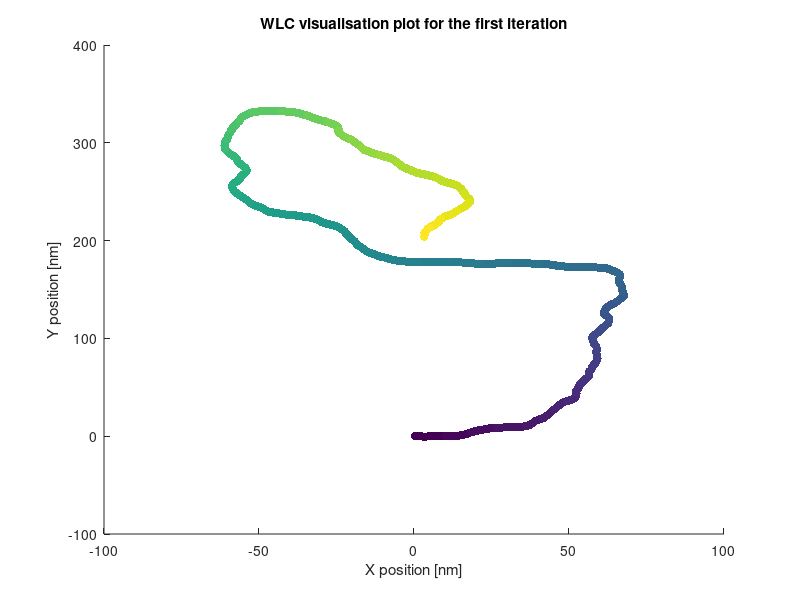
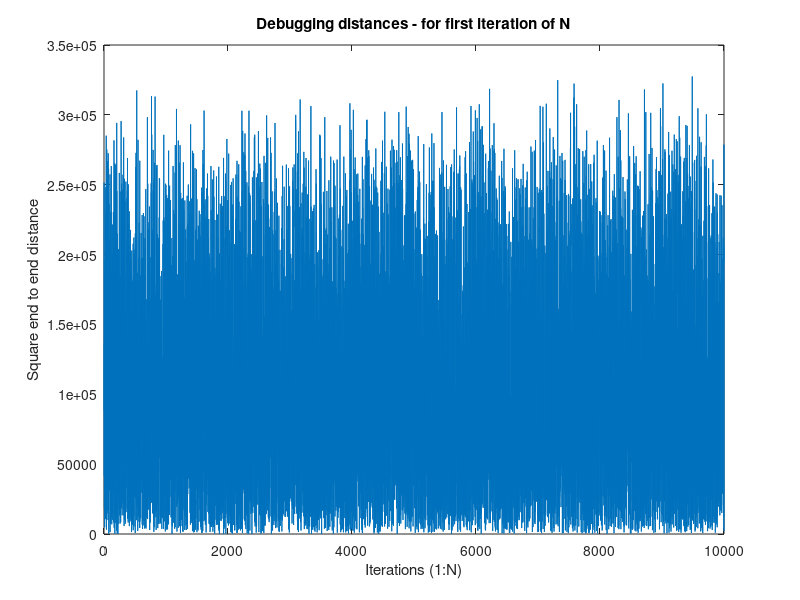

Here is the MATLAB script that generated these plots, in order: (Note: this script raises an error after producing the figures.)
%% Computational Science Final Project: Worm-Like Chain
% Task 1
% Authors: Maarten Joosten & Nemo Andrea
% IDs: xxxxxxx & 4473035
% Date of Creation: 20-06-2017
% github: https://github.com/MJoosten/Computational-Science

%% Task 1 -----------------------------------------------------------------

%prepping
clear all
close all
format compact

%% Start

enable_plots=true; %do you wish to plot the WLC? %debugging
N=10000; %Iterations of Polymer/chain (DNA) generation (default:100)
K=2000; % Number of segments of chain (base pairs) (default:2000)
length_link=0.311;%[nm] Length of each chain link(base pair)(default:0.311)
length_persist=50; %[nm] persistence length (default:50)
length_chain=K*length_link; %[nm] Total length of chain (DNA)
t_initial=[1;0]; %initial orientation of t vector (unit length);
                 %Dont change this vector and expect this to work

%Preallocation
comp_time=zeros(N,2); %this array will hold the computational time for
                      %for each Iteration (N iterations)
distances=zeros(N,1); %will hold the squared end-to-end distances
location=zeros(2,K,N); %will hold the location for each polymer link

tangents=ones(2,K,N);% holds the angles %TODO: remove

% Calculate models 

%opening statement (for console iterpretability)
fprintf('\n>>>[task 1] Starting Computation with %u iterations and %u segments',N,K)


%generate random bend angles - mu=0;var=length_link/length_persistence
rand_angles=sqrt(length_link/length_persist)*randn(K,N);
angles_cum=cumsum(rand_angles);
cos_test=cos(angles_cum)';
sin_test=sin(angles_cum)';

for ii=1:N %loop over N iterations(generate N independent runs)
    tic %start a time for each run %FIX   

    tangents(:,:,ii)=[cos_test(ii,:);sin_test(ii,:)];
    
    comp_time(ii,1)=toc;    

    location(:,:,ii)=cumsum(tangents(:,:,ii)*length_link,2); 

    distances(ii)=sum(((location(:,end,ii)-location(:,1,ii))).^2);   
    comp_time(ii,2)=toc;
    
end

if enable_plots %if you want to plot the generated WLC
    close all
    figure
    scatter(location(1,:,1),location(2,:,1),[],linspace(1,K,K),'filled')  
    title('WLC visualisation plot for the first iteration')
    xlabel('X position [nm]')
    ylabel('Y position [nm]')
    
    figure %testing biases between runs
    plot(distances)
   title('Debugging distances - for first iteration of N')
   xlabel('Iterations (1:N)')
   ylabel('Square end to end distance')
    
    figure %testing biases in angles
   histogram(rand_angles(:,1))
   title('Debugging angles - for first iteration of N')
   xlabel('angle')
   ylabel('frequency')
end

% Printing Results --------------------------------------------------------

%print squared-end-to-end distances (mean + standard deviation)
%TODO: check if standard deviation is correct (see document)
fprintf('\n> The mean end-to-end distances for %u iterations is: %f, with standard deviation: %f',N,mean(distances),std(distances)/sqrt(N)) %

%print computational times
%TODO: figure out proper display values for times (comp times)
fprintf('\n> Total computational time for %u iterations is: %f, the mean time per iteration is:  %f',N,sum(comp_time(:,2)),mean(comp_time(:,2)));

%closing statement (for console iterpretability)
fprintf('\n>>> %u iterations completed, Computation finished\n',N)



% Testing Stuff ----> remove please
predict_distance=4*length_persist*length_chain-8*length_persist^2*(1-exp(-length_chain/(2*length_persist)))
error=abs(predict_distance-mean(distances))

